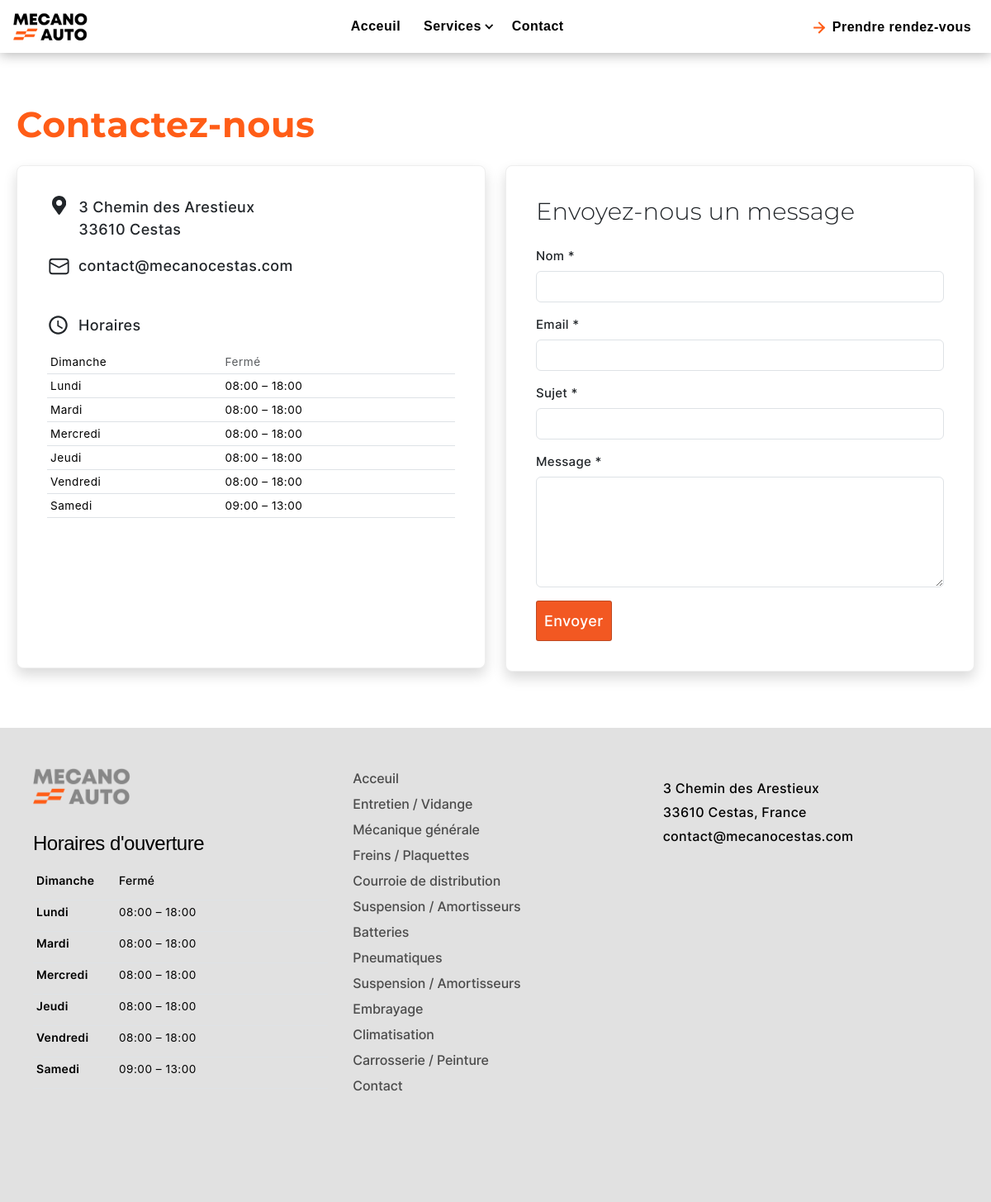
The page /contact.php on the database its author committed.
### tables this page shows
CREATE TABLE opening_hours (
    id INT UNSIGNED AUTO_INCREMENT PRIMARY KEY,
    day_of_week TINYINT NOT NULL UNIQUE,
    open_time TIME NULL,
    close_time TIME NULL
);

### includes/functions.php (called while the page is built, shortened)
<?php
function h(string $str): string {
    return htmlspecialchars($str, ENT_QUOTES, 'UTF-8');
}
function get_opening_hours(PDO $pdo): array {
    $stmt = $pdo->query('SELECT * FROM opening_hours ORDER BY day_of_week');
    return $stmt->fetchAll();
}
function day_name(int $day): string {
    $days = ['Dimanche', 'Lundi', 'Mardi', 'Mercredi', 'Jeudi', 'Vendredi', 'Samedi'];
    return $days[$day] ?? '';
}
function format_time(?string $time): string {
    return substr($time, 0, 5);
}

### contact.php (the view, shortened to what this page needs)
<?php
require_once __DIR__ . '/config/init.php';
$hours = get_opening_hours($pdo);
require __DIR__ . '/includes/header.php';
?>
<h1 class="mb-4" style="color: #ff5d17;font-weight: 700;">Contactez-nous</h1>
<div class="row">
    <div class="col-md-6 mb-4">
        <div class="card shadow h-100">
            <div class="card-body">
            <div class="d-flex" style="margin-bottom: 7px;">
                <p class="fs-5" style="font-size: 18px !important;">3 Chemin des Arestieux<br>33610 Cestas</p>
            </div>
            <div class="d-flex" style="margin-bottom: 35px;">
                <p class="fs-5" style="font-size: 18px !important;">contact@mecanocestas.com</p>
            </div>
            <div class="d-flex" style="margin-bottom: 7px;">
                <p class="fs-5" style="font-size: 18px !important;">Horaires</p>
            </div>
                <table class="table table-sm">
                    <tbody>
                    <?php foreach ($hours as $h_row): ?>
                        <tr>
                            <td><?= day_name($h_row['day_of_week']) ?></td>
                            <td>
                                <?php if ($h_row['open_time'] && $h_row['close_time']): ?>
                                    <?= format_time($h_row['open_time']) ?> – <?= format_time($h_row['close_time']) ?>
                                <?php else: ?>
                                    <span class="text-muted">Fermé</span>
                                <?php endif; ?>
                            </td>
                        </tr>
                    <?php endforeach; ?>
                    </tbody>
                </table>
            </div>
        </div>
    </div>
    <div class="col-md-6">
        <div class="card shadow">
            <div class="card-body">
                <h3 style="margin-top: 0px; margin-bottom: 25px;">Envoyez-nous un message</h3>
                <form method="post">
                    <div class="mb-3">
                        <label for="nom" class="form-label" style="font-size: 15px;">Nom *</label>
                        <input type="text" class="form-control" id="nom" name="nom" value="<?= h($nom ?? '') ?>" required>
                    </div>
                    <div class="mb-3">
                        <label for="email" class="form-label" style="font-size: 15px;">Email *</label>
                        <input type="email" class="form-control" id="email" name="email" value="<?= h($email ?? '') ?>" required>
                    </div>
                    <div class="mb-3">
                        <label for="sujet" class="form-label" style="font-size: 15px;">Sujet *</label>
                        <input type="text" class="form-control" id="sujet" name="sujet" value="<?= h($sujet ?? '') ?>" required>
                    </div>
                    <div class="mb-3">
                        <label for="message" class="form-label" style="font-size: 15px;">Message *</label>
                        <textarea class="form-control" id="message" name="message" rows="5" required><?= h($message ?? '') ?></textarea>
                    </div>
                    <button type="submit" class="btn btn-green" id="btnRDV" onclick="window.location.href='/rendez-vous.php'"
                    style="width: auto; font-size: 16px;padding: 9px; height: 49px">
                                    <p style="padding-top:9px" id="trackLabel">
                                    Envoyer</p>
                                </button>
                </form>
            </div>
        </div>
    </div>
</div>
<?php require __DIR__ . '/includes/footer.php'; ?>

### includes/header.php (shortened to what this page needs)
<!DOCTYPE html>
<html lang="fr">
<head>
    <link href="https://cdn.jsdelivr.net/npm/bootstrap-icons@1.11.3/font/bootstrap-icons.min.css" rel="stylesheet">
    <link href="/assets/css/bootstrap.min.css" rel="stylesheet">
     <link rel="stylesheet" href="/assets/fonts/Montserrat/css/montserrat.css">
<link rel="stylesheet" href="/assets/fonts/Hind/css/hind.css">
<link rel="stylesheet" href="/assets/fonts/JetBrainsMono/css/jet-brains-mono.css">
<link rel="stylesheet" href="/assets/fonts/Inter/css/inter.css">
    <link href="/assets/css/webflow.css" rel="stylesheet">
    <link href="/assets/css/theme.css" rel="stylesheet">
</head>
<body>
<nav>
    <div class="nav-container">
        <div class="nav-content">
            <div class="left-section">
                <div class="logo"><img src="/assets/img/Logov4.png" alt="" style="height: 35px;cursor:pointer" onclick="window.open('/');"></div>
            </div>
            <div class="menu">
<ul role="list" class="nav-menus w-list-unstyled">
  <li class="nav-item">
                <div data-delay="600" data-hover="true" class="nav-dropdown w-dropdown" style="">
                  <div class="nav-dropdown-toggle w-dropdown-toggle" id="" aria-controls="w-dropdown-list-0" aria-haspopup="menu" aria-expanded="false" role="button" tabindex="0">
                    <div class="nav-link-text" style="color: rgb(0, 0, 0);" onclick="window.open('/');">Acceuil</div>
                    </div>
                    </div>
  </li>
              <li class="nav-item">
                <div data-delay="600" data-hover="true" class="nav-dropdown w-dropdown" style="">
                  <div class="nav-dropdown-toggle w-dropdown-toggle" id="w-dropdown-toggle-0" aria-controls="w-dropdown-list-0" aria-haspopup="menu" aria-expanded="false" role="button" tabindex="0">
                    <div class="nav-link-text" style="color: rgb(0, 0, 0);">Services</div>
                    <div class="nav-dropdown-icon w-icon-dropdown-toggle" aria-hidden="true" style="color: rgb(0, 0, 0);"></div>
                  </div>
                </div>
              </li>
              <li class="nav-item" style="margin-left:9px">
                <div data-delay="600" data-hover="true" class="nav-dropdown w-dropdown" style="">
                  <div class="nav-dropdown-toggle w-dropdown-toggle" id="" aria-controls="w-dropdown-list-0" aria-haspopup="menu" aria-expanded="false" role="button" tabindex="0">
                    <div class="nav-link-text" style="color: rgb(0, 0, 0);" onclick="window.open('/contact.php');">Contact</div>
                    </div>
                    </div>
  </li>
            </ul>
            </div>
            <div>
                <a href="/rendez-vous.php" class="button-02 w-inline-block"
            style="height: 40px; width: 205px; padding-left: 0px; padding-right: 5px;">
            <div class="button-icon-box">
              <img src="/assets/svg/67ee275588f13b2e796f3c2b_arrow-right.svg" loading="lazy" alt="" class="button-01-icon">
            </div>
            <div class="button-text-box"><div class="button-text">
              <div class="button-02-text">Prendre rendez-vous</div>
            </div></div>
            <div class="button-02-bg"></div>
          </a>
            </div>
        </div>
    </div>
</nav>
<div style="height: 75px;"></div>
      <div class="d-none d-md-block" style="height: 30px;"></div>
<div class="container">

### includes/footer.php (shortened to what this page needs)
</div>
<?php
$footer_hours = get_opening_hours($pdo);
?>
<footer class="bg-dark text-light py-5 mt-5" style="background-color:#e1e1e1 !important">
    <div class="container">
 <div class="container">
     <div class="row">
         <div class="col-12 col-lg-4">
             <img onclick="window.open('/');" style="max-width: 161px;cursor:pointer" src="/assets/img/logoV5.png" alt="">
             <h5>Horaires d'ouverture</h5>
                <table class="table table-sm mb-0">
                    <tbody>
                    <?php foreach ($footer_hours as $fh): ?>
                        <tr>
                            <td style="background-color:#e1e1e1;width:100px">
                                <p class="fs-5" style="font-weight: 600;font-size:14px !important;color:black;line-height: 19px;"><?= day_name($fh['day_of_week']) ?></p>
                                </td>
                            <td style="background-color:#e1e1e1">
                                <?php if ($fh['open_time'] && $fh['close_time']): ?>
                                    <?= format_time($fh['open_time']) ?> – <?= format_time($fh['close_time']) ?>
                                <?php else: ?>
                                    <p class="fs-5" style="font-size:14px !important;color:black;line-height: 19px;">Fermé</p>
                                <?php endif; ?>
                            </td>
                        </tr>
                    <?php endforeach; ?>
                    </tbody>
                </table>
         </div>
         <div class="col-12 col-lg-4">
             <div><a class="link" href="/">Acceuil</a></div>
             <div><a class="link" href="/services/entretien-vidange.php">Entretien / Vidange</a></div>
             <div><a class="link" href="/services/mecanique-generale.php">Mécanique générale</a></div>
             <div><a class="link" href="/services/freins.php">Freins / Plaquettes</a></div>
             <div><a class="link" href="/services/courroie-distribution.php">Courroie de distribution</a></div>
             <div><a class="link" href="/services/suspension-amortisseurs.php">Suspension / Amortisseurs</a></div>
             <div><a class="link" href="/services/batterie.php">Batteries</a></div>
             <div><a class="link" href="/services/pneumatiques.php">Pneumatiques</a></div>
             <div><a class="link" href="/services/suspension-amortisseurs.php">Suspension / Amortisseurs</a></div>
             <div><a class="link" href="/services/embrayage.php">Embrayage</a></div>
             <div><a class="link" href="/services/climatisation.php">Climatisation</a></div>
             <div><a class="link" href="/services/carrosserie-peinture.php">Carrosserie / Peinture</a></div>
             <div><a class="link" href="/contact.php">Contact</a></div>
         </div>
         <div class="col-12 col-lg-4 mt-3">
            <p class="fs-5" style="font-size:16px !important;color:black;line-height: 19px;">3 Chemin des Arestieux</p>
            <p class="fs-5" style="font-size:16px !important;color:black;line-height: 19px;">33610 Cestas, France</p>
            <p class="fs-5" style="font-size:16px !important;color:black;line-height: 19px;">contact@mecanocestas.com</p>
         </div>
     </div>
     <div class="space5"></div>
     <div class="space5"></div>
     <div class="space5"></div>
 </div>
    </div>
</footer>
</body>
</html>

### assets/css/theme.css (style rules this page uses)
:root { --body-color: rgb(51, 54, 57); --selection-bg: rgb(207, 232, 252); --selection-color: black; --h-color: #000000; --code-color: #333333; --code-bg: beige; --title-bg: transparent; --default-color: #000000; --primary-color: #7252D3; --success-color: #19AD79; --danger-color: #D83C31; --warning-color: #FFd945; --info-color: #0072EC; }
body { scrollbar-width: thin; scrollbar-color: #888 #f1f1f1; }
body { font-family: 'Inter', sans-serif; letter-spacing: 0.03rem; font-size: 0.85rem; color: var(--body-color); }
h1 { font-family: Montserrat-Variable; font-size: 43px; line-height: 51px; font-weight: 800; margin-bottom: 17px; }
h3 { font-family: Montserrat-Variable; font-size: 29px; line-height: 37px; font-weight: 300; letter-spacing: 0.005em; margin-bottom: 12px; }
p { font-size: 18px; font-weight: 500; letter-spacing: 0.021em; line-height: 27px; margin: 0px 0px 10px 0px; font-family: 'inter ui' }
label { font-size: 13px; font-weight: 500; letter-spacing: 0.021em; line-height: 21px; margin: 0px 0px 10px 0px; font-family: 'inter ui' }
.btn { color: #4b4b4b; background-color: #fff; display: inline-flex; justify-content: center; align-items: center; font-weight: 500; font-size: 13px; letter-spacing: -0.006em; margin-bottom: 0; text-align: center; cursor: pointer; white-space: nowrap; border-radius: 3px; -webkit-border-radius: 3px; -moz-border-radius: 3px; text-shadow: none; box-shadow: none; border: 1px solid rgba(33, 33, 33, 0.25); line-height: 14px; min-height: 26px; min-width: 26px; position: relative; padding: 0px 9px; font-family: 'inter ui'; }
.btn-green { color: white; background-color: #f25822; }
.space5 { height: 25px; }
nav { background: white; box-shadow: 0 0.15rem 0.9rem rgba(0, 0, 0, 0.3); position: fixed; width: 100%; z-index: 10; }
.nav-container { max-width: 1200px; margin: 0 auto; padding: 0 1rem; }
.nav-content { display: flex; justify-content: space-between; align-items: center; height: 64px; }
.left-section { display: flex; align-items: center; gap: 1rem; }
.logo { font-size: 1.5rem; font-weight: bold; }
.menu { display: flex; gap: 2rem; }
:root { --star-size: 27px; --star-color: #ddd; --star-background: #fc0; }
.link { color: #4b4b4b; display: inline-flex; justify-content: left; align-items: left; font-weight: 500; font-size: 16px; letter-spacing: -0.006em; margin-bottom: 0; text-align: left; cursor: pointer; white-space: nowrap; border-radius: 3px; -webkit-border-radius: 3px; -moz-border-radius: 3px; text-shadow: none; box-shadow: none; border-width: 0px; line-height: 14px; min-height: 26px; min-width: 26px; position: relative; padding: 6px; font-family: 'inter ui'; text-decoration: none; margin-right: 10px; margin-bottom: 5px; }
.card { background-color: white; border-radius: 8px; box-shadow: 0 2px 10px rgba(0, 0, 0, 0.08); padding: 20px; margin-bottom: 20px; border-color: #eee; }

### rows shown on the page
opening_hours: day_of_week "Dimanche", shows "Fermé"
opening_hours: day_of_week "Lundi", open_time "08:00", close_time "18:00"
opening_hours: day_of_week "Mardi", open_time "08:00", close_time "18:00"
opening_hours: day_of_week "Mercredi", open_time "08:00", close_time "18:00"
opening_hours: day_of_week "Jeudi", open_time "08:00", close_time "18:00"
opening_hours: day_of_week "Vendredi", open_time "08:00", close_time "18:00"
opening_hours: day_of_week "Samedi", open_time "09:00", close_time "13:00"
